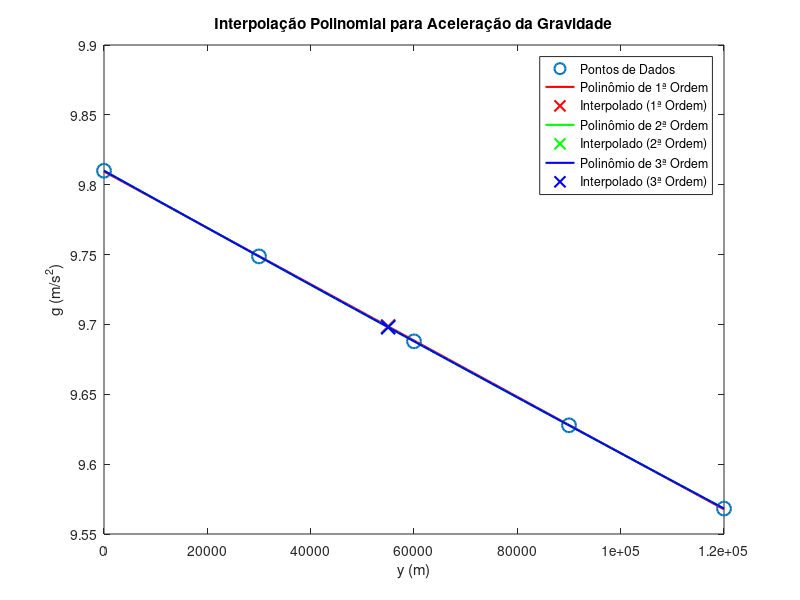

The MATLAB script that drew this image:
% Dados fornecidos
y = [0, 30000, 60000, 90000, 120000];
g = [9.8100, 9.7487, 9.6879, 9.6278, 9.5682];

% Interpolação usando polinômios de 1ª a 3ª ordem
target_y = 55000;
g_interpolated = zeros(1, 3);

for order = 1:3
  poly_coefficients = polyfit(y, g, order);
  g_interpolated(order) = polyval(poly_coefficients, target_y);
end

disp('Valores interpolados de g para y = 55.000 m:');
disp(g_interpolated);

% Gráficos
figure;
plot(y, g, 'o', 'MarkerSize', 10, 'LineWidth', 1.5);
hold on;

colors = ['r', 'g', 'b'];
for order = 1:3
  poly_coefficients = polyfit(y, g, order);
  y_range = linspace(min(y), max(y), 100);
  plot(y_range, polyval(poly_coefficients, y_range), colors(order), 'LineWidth', 1.5);
  plot(target_y, g_interpolated(order), 'x', 'MarkerSize', 10, 'LineWidth', 1.5, 'Color', colors(order));
end

xlabel('y (m)');
ylabel('g (m/s^2)');
title('Interpolação Polinomial para Aceleração da Gravidade');
legend('Pontos de Dados', 'Polinômio de 1ª Ordem', 'Interpolado (1ª Ordem)', ...
       'Polinômio de 2ª Ordem', 'Interpolado (2ª Ordem)', ...
       'Polinômio de 3ª Ordem', 'Interpolado (3ª Ordem)');
